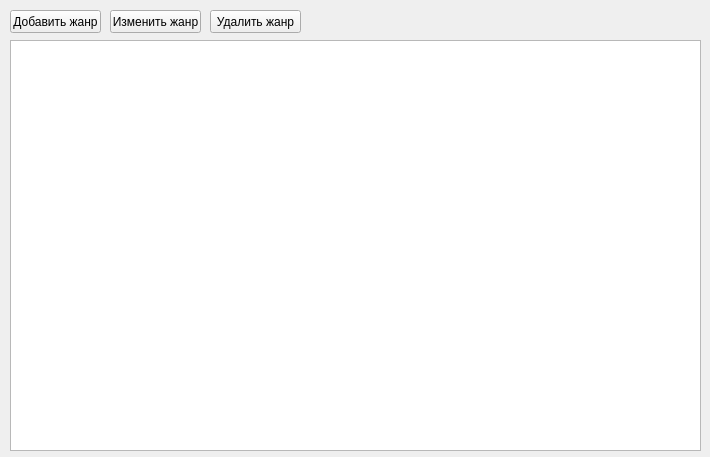
<?xml version="1.0" encoding="UTF-8"?>
<ui version="4.0">
 <class>Form</class>
 <widget class="QWidget" name="Form">
  <property name="geometry">
   <rect>
    <x>0</x>
    <y>0</y>
    <width>710</width>
    <height>457</height>
   </rect>
  </property>
  <property name="windowTitle">
   <string>Form</string>
  </property>
  <widget class="QPushButton" name="add_genre_button">
   <property name="geometry">
    <rect>
     <x>10</x>
     <y>10</y>
     <width>91</width>
     <height>23</height>
    </rect>
   </property>
   <property name="text">
    <string>Добавить жанр</string>
   </property>
  </widget>
  <widget class="QPushButton" name="edit_genre_button">
   <property name="geometry">
    <rect>
     <x>110</x>
     <y>10</y>
     <width>91</width>
     <height>23</height>
    </rect>
   </property>
   <property name="text">
    <string>Изменить жанр</string>
   </property>
  </widget>
  <widget class="QPushButton" name="delete_genre_button">
   <property name="geometry">
    <rect>
     <x>210</x>
     <y>10</y>
     <width>91</width>
     <height>23</height>
    </rect>
   </property>
   <property name="text">
    <string>Удалить жанр</string>
   </property>
  </widget>
  <widget class="QTableWidget" name="genre_table_data">
   <property name="geometry">
    <rect>
     <x>10</x>
     <y>40</y>
     <width>691</width>
     <height>411</height>
    </rect>
   </property>
  </widget>
 </widget>
 <resources/>
 <connections/>
</ui>
